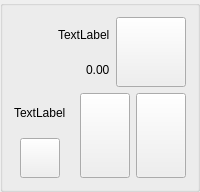
           <widget class="QGroupBox" name="player7">
            <property name="maximumSize">
             <size>
              <width>200</width>
              <height>16777215</height>
             </size>
            </property>
            <layout class="QHBoxLayout" name="horizontalLayout_17">
             <item>
              <layout class="QVBoxLayout" name="verticalLayout_36">
               <item>
                <layout class="QHBoxLayout" name="horizontalLayout_38">
                 <item>
                  <layout class="QVBoxLayout" name="verticalLayout_37">
                   <property name="spacing">
                    <number>0</number>
                   </property>
                   <item>
                    <layout class="QHBoxLayout" name="horizontalLayout_39">
                     <item>
                      <spacer name="horizontalSpacer_53">
                       <property name="orientation">
                        <enum>Qt::Horizontal</enum>
                       </property>
                       <property name="sizeHint" stdset="0">
                        <size>
                         <width>40</width>
                         <height>20</height>
                        </size>
                       </property>
                      </spacer>
                     </item>
                     <item>
                      <widget class="QLabel" name="player7_name">
                       <property name="text">
                        <string>TextLabel</string>
                       </property>
                      </widget>
                     </item>
                    </layout>
                   </item>
                   <item>
                    <layout class="QHBoxLayout" name="horizontalLayout_40">
                     <item>
                      <spacer name="horizontalSpacer_55">
                       <property name="orientation">
                        <enum>Qt::Horizontal</enum>
                       </property>
                       <property name="sizeHint" stdset="0">
                        <size>
                         <width>40</width>
                         <height>20</height>
                        </size>
                       </property>
                      </spacer>
                     </item>
                     <item>
                      <widget class="QLabel" name="player6_money_available">
                       <property name="text">
                        <string>0.00</string>
                       </property>
                      </widget>
                     </item>
                    </layout>
                   </item>
                  </layout>
                 </item>
                 <item>
                  <widget class="QPushButton" name="player7_icon">
                   <property name="minimumSize">
                    <size>
                     <width>70</width>
                     <height>70</height>
                    </size>
                   </property>
                   <property name="maximumSize">
                    <size>
                     <width>70</width>
                     <height>70</height>
                    </size>
                   </property>
                   <property name="text">
                    <string/>
                   </property>
                   <property name="iconSize">
                    <size>
                     <width>70</width>
                     <height>70</height>
                    </size>
                   </property>
                  </widget>
                 </item>
                </layout>
               </item>
               <item>
                <layout class="QHBoxLayout" name="horizontalLayout_21">
                 <item>
                  <layout class="QVBoxLayout" name="verticalLayout_35">
                   <item>
                    <layout class="QHBoxLayout" name="horizontalLayout_72">
                     <item>
                      <widget class="QLabel" name="player7_action">
                       <property name="text">
                        <string>TextLabel</string>
                       </property>
                      </widget>
                     </item>
                    </layout>
                   </item>
                   <item>
                    <layout class="QHBoxLayout" name="horizontalLayout_73">
                     <item>
                      <widget class="QPushButton" name="player7_dealer">
                       <property name="minimumSize">
                        <size>
                         <width>40</width>
                         <height>40</height>
                        </size>
                       </property>
                       <property name="maximumSize">
                        <size>
                         <width>40</width>
                         <height>40</height>
                        </size>
                       </property>
                       <property name="text">
                        <string/>
                       </property>
                       <property name="iconSize">
                        <size>
                         <width>40</width>
                         <height>40</height>
                        </size>
                       </property>
                      </widget>
                     </item>
                    </layout>
                   </item>
                  </layout>
                 </item>
                 <item>
                  <spacer name="horizontalSpacer_57">
                   <property name="orientation">
                    <enum>Qt::Horizontal</enum>
                   </property>
                   <property name="sizeHint" stdset="0">
                    <size>
                     <width>40</width>
                     <height>20</height>
                    </size>
                   </property>
                  </spacer>
                 </item>
                 <item>
                  <widget class="QPushButton" name="player7_card1">
                   <property name="minimumSize">
                    <size>
                     <width>50</width>
                     <height>85</height>
                    </size>
                   </property>
                   <property name="text">
                    <string/>
                   </property>
                   <property name="iconSize">
                    <size>
                     <width>50</width>
                     <height>85</height>
                    </size>
                   </property>
                  </widget>
                 </item>
                 <item>
                  <widget class="QPushButton" name="player7_card2">
                   <property name="minimumSize">
                    <size>
                     <width>50</width>
                     <height>85</height>
                    </size>
                   </property>
                   <property name="text">
                    <string/>
                   </property>
                   <property name="iconSize">
                    <size>
                     <width>50</width>
                     <height>85</height>
                    </size>
                   </property>
                  </widget>
                 </item>
                </layout>
               </item>
              </layout>
             </item>
            </layout>
           </widget>
